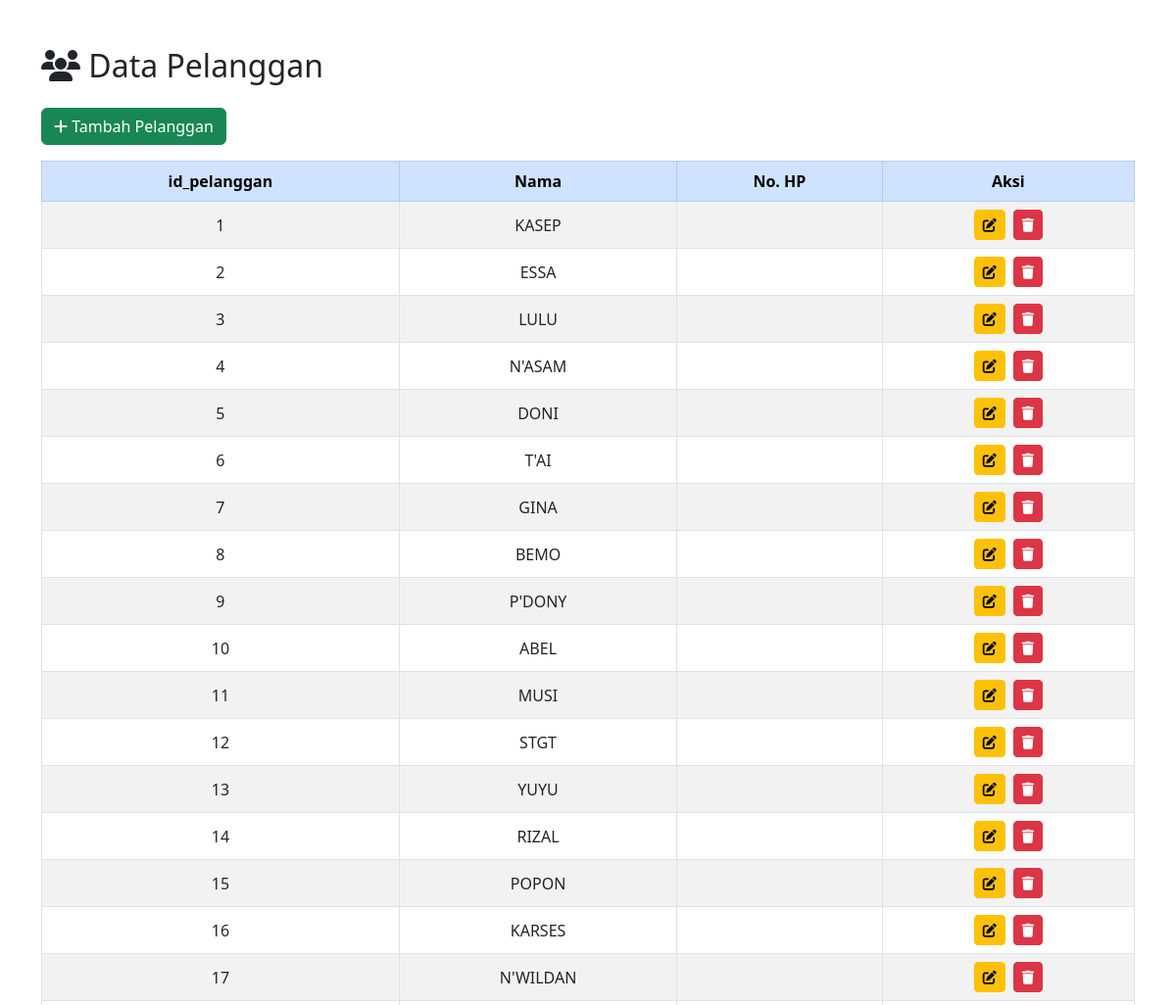
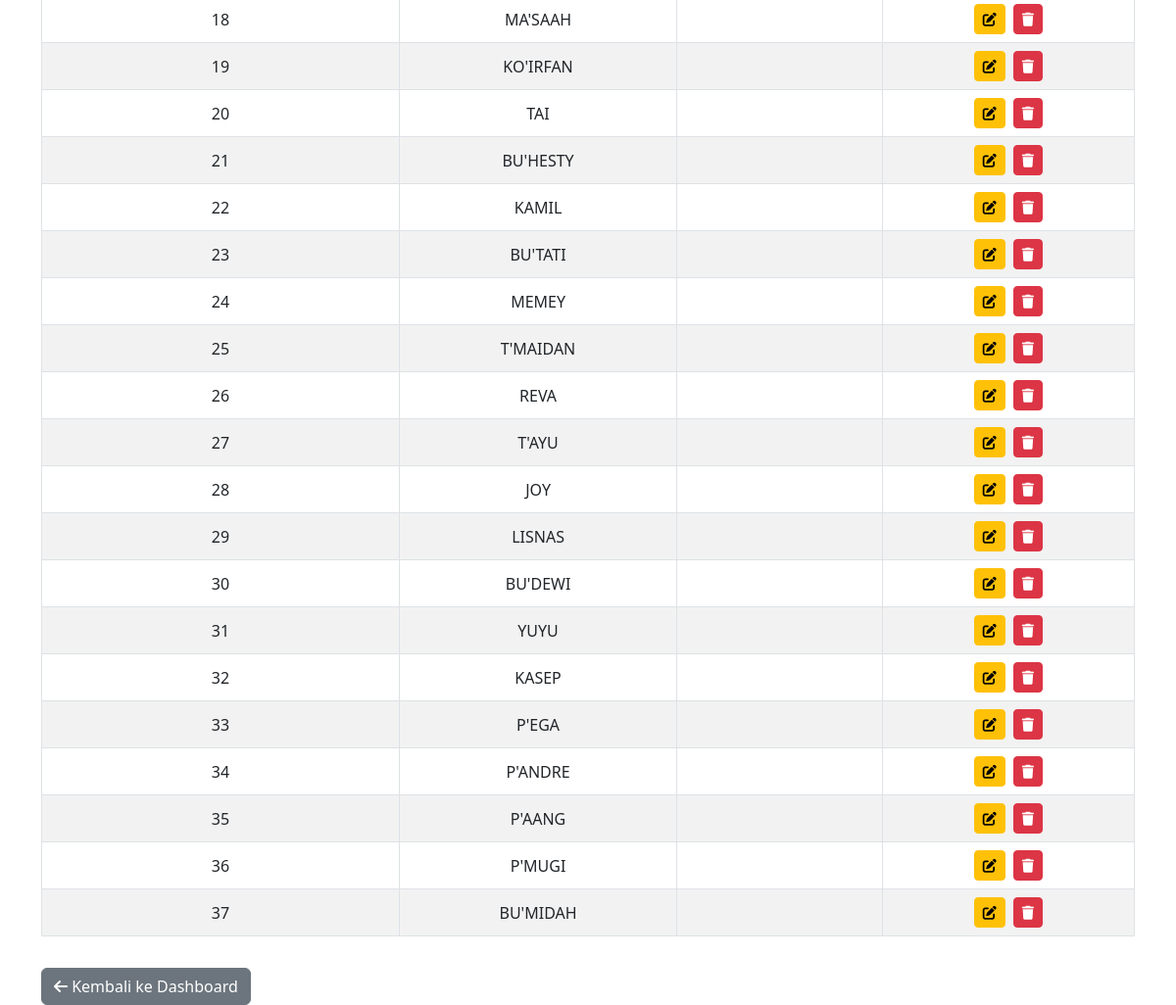
The app's page /Keuangan_laundry/pelanggan/index.php with its own data (2 pictures, top to bottom).
### tables this page shows
CREATE TABLE Pelanggan (
  id_pelanggan INT AUTO_INCREMENT PRIMARY KEY,
  nama VARCHAR(100),
  no_hp VARCHAR(15)
);

### Keuangan_laundry/pelanggan/index.php (the view, shortened to what this page needs)
<!DOCTYPE html>
<html lang="id">
<head>
    <link href="https://cdn.jsdelivr.net/npm/bootstrap@5.3.0/dist/css/bootstrap.min.css" rel="stylesheet">
    <link href="https://cdnjs.cloudflare.com/ajax/libs/font-awesome/6.4.0/css/all.min.css" rel="stylesheet">
</head>
<body>
    <div class="container mt-5">
        <h2 class="mb-4"><i class="fa fa-users"></i> Data Pelanggan</h2>
        <a href="tambah.php" class="btn btn-success mb-3"><i class="fa fa-plus"></i> Tambah Pelanggan</a>
        <table class="table table-striped table-bordered">
            <thead class="table-primary text-center">
                <tr>
                    <th>id_pelanggan</th>
                    <th>Nama</th>
                    <th>No. HP</th>
                    <th>Aksi</th>
                </tr>
            </thead>
            <tbody class="align-middle text-center">
                <?php
                include '../db.php';
                $no = 1;
                $query = mysqli_query($conn, "SELECT * FROM pelanggan");
                while ($data = mysqli_fetch_array($query)) {
                ?>
                <tr>
                    <td><?php echo $no++; ?></td>
                    <td><?php echo $data['nama']; ?></td>
                    <td><?php echo $data['no_hp']; ?></td>
                    <td>
                        <div class="d-flex justify-content-center gap-2">
                            <a href='edit.php?id=<?php echo $data["id_pelanggan"]; ?>' class='btn btn-warning btn-sm'>
                                <i class='fa fa-edit'></i>
                            </a>
                            <a href='hapus.php?id=<?php echo $data["id_pelanggan"]; ?>' class='btn btn-danger btn-sm' onclick="return confirm('Yakin hapus data ini?')">
                                <i class='fa fa-trash'></i>
                            </a>
                        </div>
                    </td>
                </tr>
                <?php } ?>
            </tbody>
        </table>
        <a href='../index.php' class='btn btn-secondary mt-3'><i class='fa fa-arrow-left'></i> Kembali ke Dashboard</a>
    </div>
</body>
</html>

### records on screen
pelanggan: nama "KASEP"
pelanggan: nama "ESSA"
pelanggan: nama "LULU"
pelanggan: nama "N'ASAM"
pelanggan: nama "DONI"
pelanggan: nama "T'AI"
pelanggan: nama "GINA"
pelanggan: nama "BEMO"
pelanggan: nama "P'DONY"
pelanggan: nama "ABEL"
pelanggan: nama "MUSI"
pelanggan: nama "STGT"
pelanggan: nama "YUYU"
pelanggan: nama "RIZAL"
pelanggan: nama "POPON"
pelanggan: nama "KARSES"
pelanggan: nama "N'WILDAN"
pelanggan: nama "MA'SAAH"
pelanggan: nama "KO'IRFAN"
pelanggan: nama "TAI"
pelanggan: nama "BU'HESTY"
pelanggan: nama "KAMIL"
pelanggan: nama "BU'TATI"
pelanggan: nama "MEMEY"
pelanggan: nama "T'MAIDAN"
pelanggan: nama "REVA"
pelanggan: nama "T'AYU"
pelanggan: nama "JOY"
pelanggan: nama "LISNAS"
pelanggan: nama "BU'DEWI"
pelanggan: nama "YUYU"
pelanggan: nama "KASEP"
pelanggan: nama "P'EGA"
pelanggan: nama "P'ANDRE"
pelanggan: nama "P'AANG"
pelanggan: nama "P'MUGI"
pelanggan: nama "BU'MIDAH"
